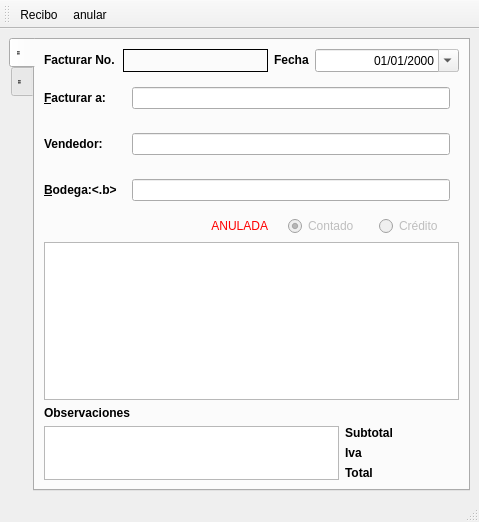
<?xml version="1.0" encoding="UTF-8"?>
<ui version="4.0">
 <class>frmFactura</class>
 <widget class="QMainWindow" name="frmFactura">
  <property name="geometry">
   <rect>
    <x>0</x>
    <y>0</y>
    <width>479</width>
    <height>522</height>
   </rect>
  </property>
  <property name="windowTitle">
   <string>Factura</string>
  </property>
  <widget class="QWidget" name="centralwidget">
   <layout class="QVBoxLayout" name="verticalLayout">
    <item>
     <widget class="QTabWidget" name="tabWidget">
      <property name="tabPosition">
       <enum>QTabWidget::West</enum>
      </property>
      <property name="currentIndex">
       <number>0</number>
      </property>
      <widget class="QWidget" name="tabdetails">
       <attribute name="icon">
        <iconset resource="res.qrc">
         <normaloff>:/icons/res/document-edit.png</normaloff>:/icons/res/document-edit.png</iconset>
       </attribute>
       <attribute name="title">
        <string notr="true">''</string>
       </attribute>
       <layout class="QVBoxLayout" name="verticalLayout_3">
        <item>
         <layout class="QGridLayout" name="gridLayout">
          <item row="0" column="0">
           <widget class="QLabel" name="label_2">
            <property name="sizePolicy">
             <sizepolicy hsizetype="Fixed" vsizetype="Preferred">
              <horstretch>0</horstretch>
              <verstretch>0</verstretch>
             </sizepolicy>
            </property>
            <property name="text">
             <string>&lt;b&gt;Facturar No.&lt;/b&gt;</string>
            </property>
           </widget>
          </item>
          <item row="0" column="2">
           <widget class="QLabel" name="label_5">
            <property name="sizePolicy">
             <sizepolicy hsizetype="Fixed" vsizetype="Preferred">
              <horstretch>0</horstretch>
              <verstretch>0</verstretch>
             </sizepolicy>
            </property>
            <property name="text">
             <string>&lt;b&gt;Fecha&lt;/b&gt;</string>
            </property>
            <property name="buddy">
             <cstring>dtPicker</cstring>
            </property>
           </widget>
          </item>
          <item row="0" column="3">
           <widget class="QDateTimeEdit" name="dtPicker">
            <property name="sizePolicy">
             <sizepolicy hsizetype="MinimumExpanding" vsizetype="Fixed">
              <horstretch>0</horstretch>
              <verstretch>0</verstretch>
             </sizepolicy>
            </property>
            <property name="alignment">
             <set>Qt::AlignRight|Qt::AlignTrailing|Qt::AlignVCenter</set>
            </property>
            <property name="readOnly">
             <bool>true</bool>
            </property>
            <property name="displayFormat">
             <string>dd/MM/yyyy</string>
            </property>
            <property name="calendarPopup">
             <bool>true</bool>
            </property>
           </widget>
          </item>
          <item row="1" column="0">
           <widget class="QLabel" name="label">
            <property name="sizePolicy">
             <sizepolicy hsizetype="Fixed" vsizetype="Preferred">
              <horstretch>0</horstretch>
              <verstretch>0</verstretch>
             </sizepolicy>
            </property>
            <property name="text">
             <string>&amp;&lt;b&gt;Facturar a:&lt;/b&gt;</string>
            </property>
            <property name="buddy">
             <cstring>txtcliente</cstring>
            </property>
           </widget>
          </item>
          <item row="1" column="1" colspan="3">
           <widget class="QStackedWidget" name="swcliente">
            <property name="sizePolicy">
             <sizepolicy hsizetype="Preferred" vsizetype="Maximum">
              <horstretch>0</horstretch>
              <verstretch>0</verstretch>
             </sizepolicy>
            </property>
            <property name="currentIndex">
             <number>1</number>
            </property>
            <widget class="QWidget" name="page_3">
             <layout class="QHBoxLayout" name="horizontalLayout_4">
              <item>
               <widget class="QComboBox" name="cbcliente">
                <property name="editable">
                 <bool>true</bool>
                </property>
               </widget>
              </item>
             </layout>
            </widget>
            <widget class="QWidget" name="page_4">
             <layout class="QHBoxLayout" name="horizontalLayout_3">
              <item>
               <widget class="QLineEdit" name="txtcliente">
                <property name="readOnly">
                 <bool>true</bool>
                </property>
               </widget>
              </item>
             </layout>
            </widget>
           </widget>
          </item>
          <item row="2" column="0">
           <widget class="QLabel" name="label_11">
            <property name="sizePolicy">
             <sizepolicy hsizetype="Fixed" vsizetype="Preferred">
              <horstretch>0</horstretch>
              <verstretch>0</verstretch>
             </sizepolicy>
            </property>
            <property name="text">
             <string>&lt;b&gt;Vendedor:&lt;/b&gt;</string>
            </property>
            <property name="buddy">
             <cstring>txtcliente</cstring>
            </property>
           </widget>
          </item>
          <item row="2" column="1" colspan="3">
           <widget class="QStackedWidget" name="swvendedor">
            <property name="sizePolicy">
             <sizepolicy hsizetype="Preferred" vsizetype="Maximum">
              <horstretch>0</horstretch>
              <verstretch>0</verstretch>
             </sizepolicy>
            </property>
            <property name="currentIndex">
             <number>1</number>
            </property>
            <widget class="QWidget" name="page_7">
             <layout class="QHBoxLayout" name="horizontalLayout_8">
              <item>
               <widget class="QComboBox" name="cbvendedor">
                <property name="editable">
                 <bool>true</bool>
                </property>
               </widget>
              </item>
             </layout>
            </widget>
            <widget class="QWidget" name="page_8">
             <layout class="QHBoxLayout" name="horizontalLayout_9">
              <item>
               <widget class="QLineEdit" name="txtvendedor">
                <property name="readOnly">
                 <bool>true</bool>
                </property>
               </widget>
              </item>
             </layout>
            </widget>
           </widget>
          </item>
          <item row="3" column="0">
           <widget class="QLabel" name="label_6">
            <property name="sizePolicy">
             <sizepolicy hsizetype="Fixed" vsizetype="Preferred">
              <horstretch>0</horstretch>
              <verstretch>0</verstretch>
             </sizepolicy>
            </property>
            <property name="text">
             <string>&amp;&lt;b&gt;Bodega:&lt;.b&gt;</string>
            </property>
            <property name="buddy">
             <cstring>txtbodega</cstring>
            </property>
           </widget>
          </item>
          <item row="3" column="1" colspan="3">
           <widget class="QStackedWidget" name="swbodega">
            <property name="sizePolicy">
             <sizepolicy hsizetype="Preferred" vsizetype="Maximum">
              <horstretch>0</horstretch>
              <verstretch>0</verstretch>
             </sizepolicy>
            </property>
            <property name="currentIndex">
             <number>1</number>
            </property>
            <widget class="QWidget" name="page_5">
             <layout class="QHBoxLayout" name="horizontalLayout_5">
              <item>
               <widget class="QComboBox" name="cbbodega">
                <property name="editable">
                 <bool>true</bool>
                </property>
               </widget>
              </item>
             </layout>
            </widget>
            <widget class="QWidget" name="page_6">
             <layout class="QHBoxLayout" name="horizontalLayout_6">
              <item>
               <widget class="QLineEdit" name="txtbodega">
                <property name="dragEnabled">
                 <bool>true</bool>
                </property>
                <property name="readOnly">
                 <bool>true</bool>
                </property>
               </widget>
              </item>
             </layout>
            </widget>
           </widget>
          </item>
          <item row="4" column="2" colspan="2">
           <layout class="QHBoxLayout" name="horizontalLayout_7">
            <item>
             <widget class="QRadioButton" name="rbcontado">
              <property name="enabled">
               <bool>false</bool>
              </property>
              <property name="sizePolicy">
               <sizepolicy hsizetype="Fixed" vsizetype="Fixed">
                <horstretch>0</horstretch>
                <verstretch>0</verstretch>
               </sizepolicy>
              </property>
              <property name="text">
               <string>Contado</string>
              </property>
              <property name="checked">
               <bool>true</bool>
              </property>
             </widget>
            </item>
            <item>
             <widget class="QRadioButton" name="rbcredito">
              <property name="enabled">
               <bool>false</bool>
              </property>
              <property name="sizePolicy">
               <sizepolicy hsizetype="Fixed" vsizetype="Fixed">
                <horstretch>0</horstretch>
                <verstretch>0</verstretch>
               </sizepolicy>
              </property>
              <property name="text">
               <string>Crédito</string>
              </property>
             </widget>
            </item>
           </layout>
          </item>
          <item row="0" column="1">
           <widget class="QLabel" name="lblnfac">
            <property name="sizePolicy">
             <sizepolicy hsizetype="MinimumExpanding" vsizetype="Preferred">
              <horstretch>0</horstretch>
              <verstretch>0</verstretch>
             </sizepolicy>
            </property>
            <property name="styleSheet">
             <string notr="true">border:1px solid #000</string>
            </property>
            <property name="text">
             <string/>
            </property>
            <property name="alignment">
             <set>Qt::AlignRight|Qt::AlignTrailing|Qt::AlignVCenter</set>
            </property>
           </widget>
          </item>
          <item row="4" column="1">
           <widget class="QLabel" name="lblanulado">
            <property name="styleSheet">
             <string notr="true">font: 75 20pt &quot;MS Shell Dlg 2&quot;;
color: rgb(255, 0, 0);</string>
            </property>
            <property name="text">
             <string>ANULADA</string>
            </property>
            <property name="alignment">
             <set>Qt::AlignRight|Qt::AlignTrailing|Qt::AlignVCenter</set>
            </property>
           </widget>
          </item>
         </layout>
        </item>
        <item>
         <widget class="OrderedEditTable" name="tabledetails">
          <property name="sizePolicy">
           <sizepolicy hsizetype="Expanding" vsizetype="MinimumExpanding">
            <horstretch>0</horstretch>
            <verstretch>0</verstretch>
           </sizepolicy>
          </property>
          <property name="minimumSize">
           <size>
            <width>0</width>
            <height>100</height>
           </size>
          </property>
          <property name="contextMenuPolicy">
           <enum>Qt::ActionsContextMenu</enum>
          </property>
          <property name="editTriggers">
           <set>QAbstractItemView::NoEditTriggers</set>
          </property>
          <property name="alternatingRowColors">
           <bool>true</bool>
          </property>
         </widget>
        </item>
        <item>
         <widget class="QLabel" name="label_7">
          <property name="text">
           <string>&lt;b&gt;Observaciones&lt;/b&gt;</string>
          </property>
         </widget>
        </item>
        <item>
         <layout class="QGridLayout" name="gridLayout_2">
          <item row="0" column="0" rowspan="3">
           <widget class="QPlainTextEdit" name="txtobservaciones">
            <property name="sizePolicy">
             <sizepolicy hsizetype="MinimumExpanding" vsizetype="Fixed">
              <horstretch>0</horstretch>
              <verstretch>0</verstretch>
             </sizepolicy>
            </property>
            <property name="minimumSize">
             <size>
              <width>0</width>
              <height>40</height>
             </size>
            </property>
            <property name="maximumSize">
             <size>
              <width>16777215</width>
              <height>80</height>
             </size>
            </property>
            <property name="readOnly">
             <bool>true</bool>
            </property>
           </widget>
          </item>
          <item row="0" column="1">
           <widget class="QLabel" name="label_3">
            <property name="sizePolicy">
             <sizepolicy hsizetype="Preferred" vsizetype="Fixed">
              <horstretch>0</horstretch>
              <verstretch>0</verstretch>
             </sizepolicy>
            </property>
            <property name="text">
             <string>&lt;b&gt;Subtotal&lt;/b&gt;</string>
            </property>
           </widget>
          </item>
          <item row="0" column="2">
           <widget class="QLabel" name="lblsubtotal">
            <property name="sizePolicy">
             <sizepolicy hsizetype="Preferred" vsizetype="Fixed">
              <horstretch>0</horstretch>
              <verstretch>0</verstretch>
             </sizepolicy>
            </property>
            <property name="minimumSize">
             <size>
              <width>60</width>
              <height>0</height>
             </size>
            </property>
            <property name="maximumSize">
             <size>
              <width>300</width>
              <height>16777215</height>
             </size>
            </property>
            <property name="styleSheet">
             <string notr="true"/>
            </property>
            <property name="text">
             <string/>
            </property>
            <property name="alignment">
             <set>Qt::AlignRight|Qt::AlignTrailing|Qt::AlignVCenter</set>
            </property>
           </widget>
          </item>
          <item row="1" column="1">
           <layout class="QHBoxLayout" name="horizontalLayout_2">
            <item>
             <widget class="QLabel" name="label_8">
              <property name="sizePolicy">
               <sizepolicy hsizetype="Preferred" vsizetype="Fixed">
                <horstretch>0</horstretch>
                <verstretch>0</verstretch>
               </sizepolicy>
              </property>
              <property name="text">
               <string>&lt;b&gt;Iva&lt;/b&gt;</string>
              </property>
             </widget>
            </item>
            <item>
             <widget class="QLabel" name="lbltasaiva">
              <property name="sizePolicy">
               <sizepolicy hsizetype="Preferred" vsizetype="Preferred">
                <horstretch>0</horstretch>
                <verstretch>0</verstretch>
               </sizepolicy>
              </property>
              <property name="text">
               <string/>
              </property>
              <property name="alignment">
               <set>Qt::AlignLeading|Qt::AlignLeft|Qt::AlignVCenter</set>
              </property>
              <property name="buddy">
               <cstring>txtbodega</cstring>
              </property>
             </widget>
            </item>
           </layout>
          </item>
          <item row="1" column="2">
           <widget class="QLabel" name="lbliva">
            <property name="sizePolicy">
             <sizepolicy hsizetype="Preferred" vsizetype="Fixed">
              <horstretch>0</horstretch>
              <verstretch>0</verstretch>
             </sizepolicy>
            </property>
            <property name="minimumSize">
             <size>
              <width>60</width>
              <height>0</height>
             </size>
            </property>
            <property name="maximumSize">
             <size>
              <width>300</width>
              <height>16777215</height>
             </size>
            </property>
            <property name="styleSheet">
             <string notr="true"/>
            </property>
            <property name="text">
             <string/>
            </property>
            <property name="alignment">
             <set>Qt::AlignRight|Qt::AlignTrailing|Qt::AlignVCenter</set>
            </property>
           </widget>
          </item>
          <item row="2" column="1">
           <widget class="QLabel" name="label_9">
            <property name="sizePolicy">
             <sizepolicy hsizetype="Preferred" vsizetype="Fixed">
              <horstretch>0</horstretch>
              <verstretch>0</verstretch>
             </sizepolicy>
            </property>
            <property name="text">
             <string>&lt;b&gt;Total&lt;/b&gt;</string>
            </property>
           </widget>
          </item>
          <item row="2" column="2">
           <widget class="QLabel" name="lbltotal">
            <property name="sizePolicy">
             <sizepolicy hsizetype="Preferred" vsizetype="Fixed">
              <horstretch>0</horstretch>
              <verstretch>0</verstretch>
             </sizepolicy>
            </property>
            <property name="minimumSize">
             <size>
              <width>60</width>
              <height>0</height>
             </size>
            </property>
            <property name="maximumSize">
             <size>
              <width>300</width>
              <height>16777215</height>
             </size>
            </property>
            <property name="styleSheet">
             <string notr="true"/>
            </property>
            <property name="text">
             <string/>
            </property>
            <property name="alignment">
             <set>Qt::AlignRight|Qt::AlignTrailing|Qt::AlignVCenter</set>
            </property>
           </widget>
          </item>
         </layout>
        </item>
       </layout>
      </widget>
      <widget class="QWidget" name="tabnavigation">
       <attribute name="icon">
        <iconset resource="res.qrc">
         <normaloff>:/icons/res/table.png</normaloff>:/icons/res/table.png</iconset>
       </attribute>
       <attribute name="title">
        <string notr="true">''</string>
       </attribute>
       <layout class="QVBoxLayout" name="verticalLayout_2">
        <item>
         <widget class="QTableView" name="tablenavigation">
          <property name="alternatingRowColors">
           <bool>true</bool>
          </property>
          <property name="selectionMode">
           <enum>QAbstractItemView::SingleSelection</enum>
          </property>
          <property name="selectionBehavior">
           <enum>QAbstractItemView::SelectRows</enum>
          </property>
          <attribute name="horizontalHeaderStretchLastSection">
           <bool>true</bool>
          </attribute>
          <attribute name="verticalHeaderVisible">
           <bool>false</bool>
          </attribute>
          <attribute name="verticalHeaderVisible">
           <bool>false</bool>
          </attribute>
          <attribute name="horizontalHeaderStretchLastSection">
           <bool>true</bool>
          </attribute>
         </widget>
        </item>
        <item>
         <layout class="QHBoxLayout" name="horizontalLayout">
          <item>
           <widget class="QLabel" name="label_4">
            <property name="text">
             <string>&amp;Buscar</string>
            </property>
            <property name="buddy">
             <cstring>txtSearch</cstring>
            </property>
           </widget>
          </item>
          <item>
           <widget class="QLineEdit" name="txtSearch"/>
          </item>
          <item>
           <widget class="QComboBox" name="cboFiltro">
            <item>
             <property name="text">
              <string>Todas</string>
             </property>
             <property name="icon">
              <iconset>
               <normaloff>:/images/res/simbolo-dolar-300x245.jpg</normaloff>:/images/res/simbolo-dolar-300x245.jpg</iconset>
             </property>
            </item>
            <item>
             <property name="text">
              <string>Confirmadas</string>
             </property>
             <property name="icon">
              <iconset resource="res.qrc">
               <normaloff>:/icons/res/checkbox.png</normaloff>:/icons/res/checkbox.png</iconset>
             </property>
            </item>
            <item>
             <property name="text">
              <string>Anuladas</string>
             </property>
             <property name="icon">
              <iconset resource="res.qrc">
               <normaloff>:/icons/res/edit-delete.png</normaloff>:/icons/res/edit-delete.png</iconset>
             </property>
            </item>
            <item>
             <property name="text">
              <string>Crédito Pendiente</string>
             </property>
             <property name="icon">
              <iconset resource="res.qrc">
               <normaloff>:/images/res/account-types-checking.png</normaloff>:/images/res/account-types-checking.png</iconset>
             </property>
            </item>
            <item>
             <property name="text">
              <string>Anulación pendiente</string>
             </property>
             <property name="icon">
              <iconset resource="res.qrc">
               <normaloff>:/icons/res/document-edit.png</normaloff>:/icons/res/document-edit.png</iconset>
             </property>
            </item>
           </widget>
          </item>
         </layout>
        </item>
       </layout>
      </widget>
     </widget>
    </item>
   </layout>
  </widget>
  <widget class="QStatusBar" name="statusbar"/>
  <widget class="QToolBar" name="toolBar">
   <property name="windowTitle">
    <string>toolBar</string>
   </property>
   <attribute name="toolBarArea">
    <enum>TopToolBarArea</enum>
   </attribute>
   <attribute name="toolBarBreak">
    <bool>false</bool>
   </attribute>
   <addaction name="actionRecibo"/>
   <addaction name="actionAnular"/>
  </widget>
  <action name="actionAnular">
   <property name="enabled">
    <bool>true</bool>
   </property>
   <property name="icon">
    <iconset resource="res.qrc">
     <normaloff>:/icons/res/edit-delete.png</normaloff>:/icons/res/edit-delete.png</iconset>
   </property>
   <property name="text">
    <string>anular</string>
   </property>
   <property name="toolTip">
    <string>Anular la Factura</string>
   </property>
  </action>
  <action name="actionRecibo">
   <property name="icon">
    <iconset resource="res.qrc">
     <normaloff>:/icons/res/okteta.png</normaloff>:/icons/res/okteta.png</iconset>
   </property>
   <property name="text">
    <string>Recibo</string>
   </property>
   <property name="toolTip">
    <string>Recibos</string>
   </property>
  </action>
 </widget>
 <customwidgets>
  <customwidget>
   <class>OrderedEditTable</class>
   <extends>QTableView</extends>
   <header>utility.widgets.h</header>
  </customwidget>
 </customwidgets>
 <tabstops>
  <tabstop>cbcliente</tabstop>
  <tabstop>cbvendedor</tabstop>
  <tabstop>cbbodega</tabstop>
  <tabstop>rbcontado</tabstop>
  <tabstop>rbcredito</tabstop>
  <tabstop>tabledetails</tabstop>
  <tabstop>txtobservaciones</tabstop>
  <tabstop>dtPicker</tabstop>
  <tabstop>txtvendedor</tabstop>
  <tabstop>txtSearch</tabstop>
  <tabstop>tablenavigation</tabstop>
  <tabstop>txtcliente</tabstop>
  <tabstop>txtbodega</tabstop>
 </tabstops>
 <resources>
  <include location="res.qrc"/>
 </resources>
 <connections/>
</ui>
